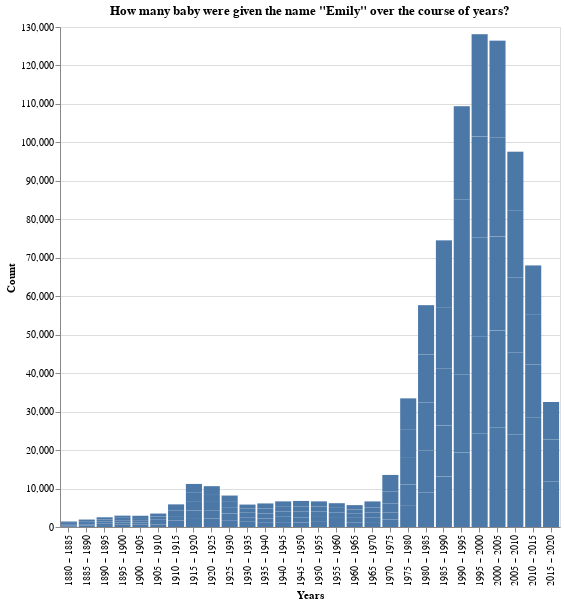

The notebook cell this image was saved under:
### Code cell
(alt.Chart(baby_names>> filter(_.name == 'Emily')).
     mark_bar().
     encode(x = alt.X('year:N',title = 'Years', bin = alt.Bin(maxbins=30)),
            y = alt.Y('n', title = 'Count')).
     properties(title = 'How many baby were given the name "Emily" over the course of years?', 
                height = 500, width = 500)
)

### Figure 1 — Vega-Lite specification as saved in the notebook (floating-point values rounded to 4 significant figures; data arrays with more than 128 entries replaced by an {"elided": "..."} marker saying what was removed)
{"$schema": "https://vega.github.io/schema/vega-lite/v4.17.0.json", "config": {"view": {"continuousHeight": 300, "continuousWidth": 400}}, "data": {"name": "data-2df034fe49bbb01a8daf0d04444bc123"}, "datasets": {"data-2df034fe49bbb01a8daf0d04444bc123": {"elided": "212 records"}}, "encoding": {"x": {"bin": {"maxbins": 30}, "field": "year", "title": "Years", "type": "nominal"}, "y": {"field": "n", "title": "Count", "type": "quantitative"}}, "height": 500, "mark": "bar", "title": "How many baby were given the name \"Emily\" over the course of years?", "width": 500}
